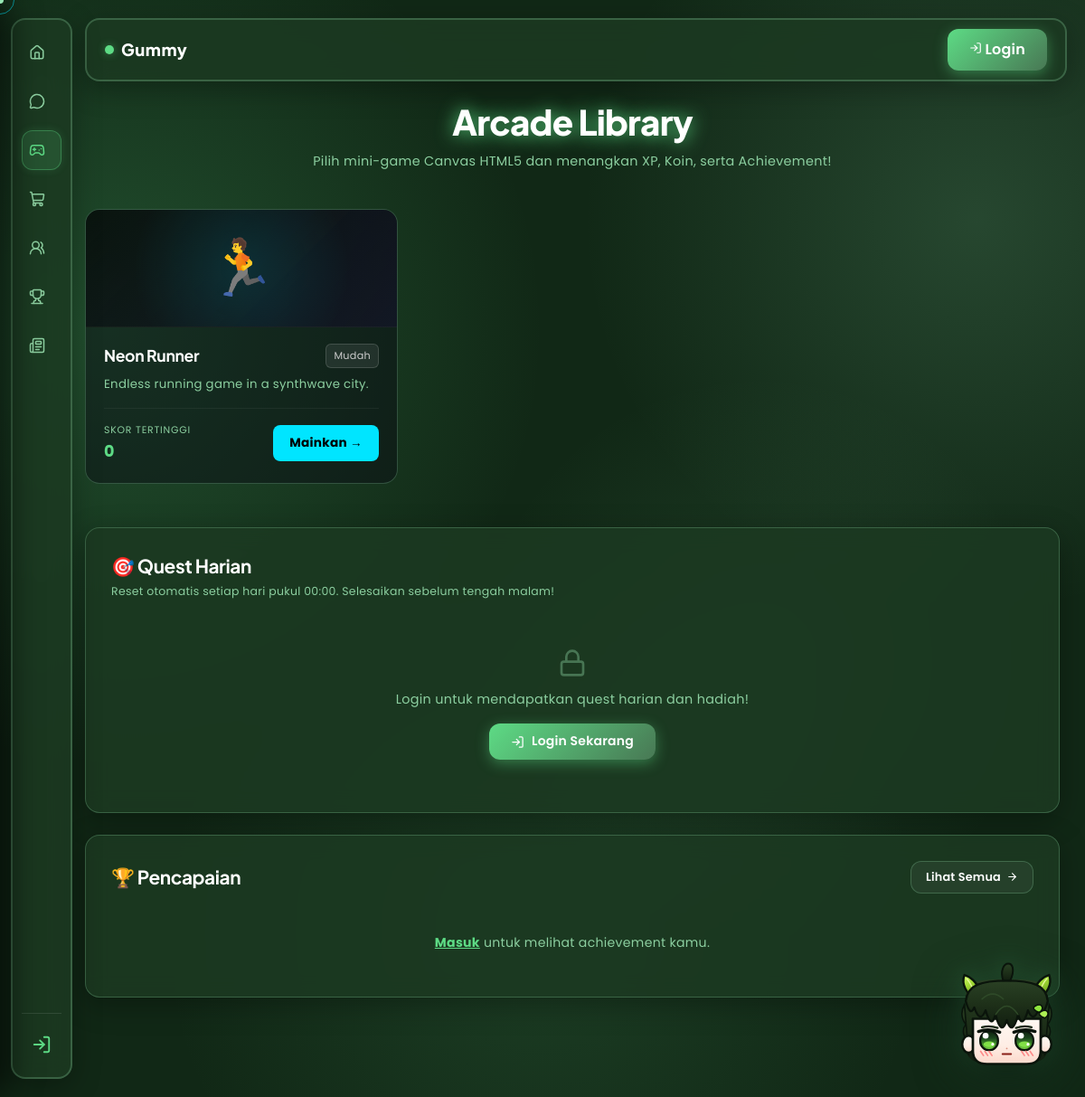
The app's page /?page=games with its own data.
### tables this page shows
CREATE TABLE IF NOT EXISTS games (
    id INT AUTO_INCREMENT PRIMARY KEY,
    name VARCHAR(100) NOT NULL,
    slug VARCHAR(100) NOT NULL UNIQUE,
    description TEXT
);

### pages/games.php (the view, shortened to what this page needs)
<?php
global $pdo;
$user_id = $_SESSION['user_id'] ?? null;
require_once __DIR__ . '/../includes/header.php';
try {
    $games = $pdo->query("SELECT * FROM games ORDER BY id ASC")->fetchAll();
} catch (Exception $e) { $games = []; }
$highScores = [];
$quests = [];
$achievements = [];
$gameMeta = [
    'neon-runner'  => ['difficulty'=>'Mudah',  'color'=>'#00e5ff','icon'=>'🏃'],
    'aim-trainer'  => ['difficulty'=>'Sedang', 'color'=>'#ffeb3b','icon'=>'🎯'],
    'whack-a-slime'=> ['difficulty'=>'Mudah',  'color'=>'#00ff88','icon'=>'🔨'],
    'pixel-jumper' => ['difficulty'=>'Sedang', 'color'=>'#ff007f','icon'=>'🚀'],
    'gravity-flip' => ['difficulty'=>'Sulit',  'color'=>'#a020f0','icon'=>'🔄'],
    'escape-maze'  => ['difficulty'=>'Sedang', 'color'=>'#ff5722','icon'=>'🧩'],
];
?>
<div style="max-width:1200px; margin:0 auto; padding:0 0 60px;">
    <div style="text-align:center; margin-bottom:40px;">
        <h1 style="font-size:2.4rem; font-weight:800; color:#fff; margin-bottom:6px; text-shadow:0 0 20px var(--primary);">Arcade Library</h1>
        <p style="color:var(--text-muted); font-size:0.9rem; margin:0;">Pilih mini-game Canvas HTML5 dan menangkan XP, Koin, serta Achievement!</p>
    </div>
    <div style="display:grid; grid-template-columns:repeat(auto-fill,minmax(260px,1fr)); gap:20px; margin-bottom:48px;">
        <?php foreach ($games as $game):
            $meta = $gameMeta[$game['slug']] ?? ['difficulty'=>'Sedang','color'=>'#fff','icon'=>'🎮'];
            $hs   = $highScores[$game['slug']] ?? 0;
        ?>
        <div style="border-radius:16px; border:1px solid var(--glass-border); background:rgba(10,10,20,0.45); overflow:hidden; display:flex; flex-direction:column; transition:transform 0.25s,box-shadow 0.25s; --game-c:<?= $meta['color'] ?>;"
             onmouseenter="this.style.transform='translateY(-6px)'; this.style.boxShadow='0 12px 28px rgba(0,0,0,0.45),0 0 18px var(--game-c)'; this.style.borderColor='var(--game-c)'"
             onmouseleave="this.style.transform='none'; this.style.boxShadow=''; this.style.borderColor='var(--glass-border)'">
            <div style="height:130px; display:flex; align-items:center; justify-content:center; position:relative; background:linear-gradient(135deg,rgba(0,0,0,0.5),rgba(20,20,40,0.7)); border-bottom:1px solid rgba(255,255,255,0.05);">
                <span style="font-size:3.8rem; z-index:2; transition:transform 0.3s ease;"><?= $meta['icon'] ?></span>
                <div style="position:absolute; inset:0; background:radial-gradient(circle at center,<?= $meta['color'] ?> 0%,transparent 65%); opacity:0.12;"></div>
            </div>
            <div style="padding:18px 20px 20px; flex-grow:1; display:flex; flex-direction:column;">
                <div style="display:flex; justify-content:space-between; align-items:center; margin-bottom:8px;">
                    <h3 style="margin:0; color:#fff; font-size:1.1rem; font-weight:700;"><?= htmlspecialchars($game['name']) ?></h3>
                    <span style="background:rgba(255,255,255,0.08); border:1px solid rgba(255,255,255,0.14); color:#ccc; border-radius:6px; padding:3px 8px; font-size:0.7rem; white-space:nowrap;"><?= $meta['difficulty'] ?></span>
                </div>
                <p style="color:var(--text-muted); font-size:0.83rem; line-height:1.55; flex-grow:1; margin-bottom:16px;"><?= htmlspecialchars($game['description'] ?? 'Mainkan game seru ini!') ?></p>
                <div style="display:flex; justify-content:space-between; align-items:center; padding-top:14px; border-top:1px solid rgba(255,255,255,0.05);">
                    <div>
                        <p style="margin:0; font-size:0.68rem; color:var(--text-muted); text-transform:uppercase; letter-spacing:0.8px;">Skor Tertinggi</p>
                        <strong style="color:var(--primary); font-size:1.1rem;"><?= number_format($hs) ?></strong>
                    </div>
                    <a href="?page=play&game=<?= $game['slug'] ?>" style="background:<?= $meta['color'] ?>; color:#000; text-decoration:none; border-radius:8px; padding:9px 18px; font-weight:700; font-size:0.85rem; transition:opacity 0.2s;">
                        Mainkan →
                    </a>
                </div>
            </div>
        </div>
        <?php endforeach; ?>
    </div>
    <div class="glass-panel" style="padding:28px; margin-bottom:24px; border:1px solid var(--glass-border);">
        <div style="display:flex; justify-content:space-between; align-items:center; margin-bottom:22px; flex-wrap:wrap; gap:10px;">
            <div>
                <h2 style="margin:0; font-size:1.3rem; color:#fff;">🎯 Quest Harian</h2>
                <p style="margin:4px 0 0; font-size:0.78rem; color:var(--text-muted);">Reset otomatis setiap hari pukul 00:00. Selesaikan sebelum tengah malam!</p>
            </div>
        </div>
        <?php if (!$user_id): ?>
            <div style="text-align:center; padding:30px 0; color:var(--text-muted);">
                <i data-lucide="lock" style="width:32px;height:32px; opacity:0.4; display:block; margin:0 auto 12px;"></i>
                <p style="margin:0 0 14px; font-size:0.9rem;">Login untuk mendapatkan quest harian dan hadiah!</p>
                <a href="?page=login" class="btn-primary" style="padding:10px 24px; font-size:0.875rem; display:inline-flex; align-items:center; gap:8px;">
                    <i data-lucide="log-in" style="width:15px;height:15px;"></i> Login Sekarang
                </a>
            </div>
        <?php elseif (empty($quests)): ?>
            <p style="color:var(--text-muted); text-align:center; padding:20px 0; margin:0;">Tidak ada quest aktif hari ini.</p>
        <?php endif; ?>
    </div>
    <div class="glass-panel" style="padding:28px; border:1px solid var(--glass-border);">
        <div style="display:flex; justify-content:space-between; align-items:center; margin-bottom:22px; flex-wrap:wrap; gap:10px;">
            <h2 style="margin:0; font-size:1.3rem; color:#fff;">🏆 Pencapaian</h2>
            <a href="?page=achievements" class="btn-secondary" style="padding:8px 16px; font-size:0.8rem; display:inline-flex; align-items:center; gap:6px;">
                Lihat Semua <i data-lucide="arrow-right" style="width:13px;height:13px;"></i>
            </a>
        </div>
        <?php if (!$user_id): ?>
            <p style="color:var(--text-muted); text-align:center; padding:20px 0; margin:0; font-size:0.88rem;">
                <a href="?page=login" style="color:var(--primary); font-weight:700;">Masuk</a> untuk melihat achievement kamu.
            </p>
        <?php elseif (empty($achievements)): ?>
            <p style="color:var(--text-muted); text-align:center; padding:20px 0; margin:0;">Belum ada achievement.</p>
        <?php endif; ?>
    </div>
</div>
<?php require_once __DIR__ . '/../includes/footer.php'; ?>

### assets/css/style.css (style rules this page uses)
:root { --bg-dark: #112816; --bg-panel: rgba(28, 58, 34, 0.88); --glass-border: rgba(140, 210, 160, 0.28); --primary: #5ddb85; --primary-glow: rgba(93, 219, 133, 0.42); --secondary: #96e8b4; --accent: #c8f5d8; --text-main: #edf9ef; --text-muted: #8ccfa0; --font-heading: 'Plus Jakarta Sans', sans-serif; --font-body: 'Poppins', sans-serif; }
* { margin: 0; padding: 0; box-sizing: border-box; }
body { background-color: var(--bg-dark); color: var(--text-main); font-family: var(--font-body); overflow-x: hidden; line-height: 1.65; letter-spacing: 0.3px; background-image: radial-gradient(circle at 10% 30%, rgba(93, 219, 133, 0.22), transparent 35%), radial-gradient(circle at 90% 20%, rgba(150, 232, 180, 0.16), transparent 30%), radial-gradient(circle at 50% 85%, rgba(80, 160, 100, 0.18), transparent 35%), radial-gradient(circle at 70% 60%, rgba(120, 200, 140, 0.12), transparent 28%); background-attachment: fixed; cursor: default; }
p { margin-bottom: 1rem; line-height: 1.75; }
h1, h2, h3, h4, h5, h6 { margin-bottom: 1rem; font-family: var(--font-heading); font-weight: 700; line-height: 1.3; }
.glass-panel, .glass-card { padding: 28px; }
h1, h2, h3, h4, h5, h6 { font-family: var(--font-heading); font-weight: 700; letter-spacing: -0.02em; }
.glass-panel, .glass-card { background: var(--bg-panel); backdrop-filter: blur(12px); -webkit-backdrop-filter: blur(12px); border: 2px solid var(--glass-border); border-radius: 16px; box-shadow: 0 8px 32px 0 rgba(0, 0, 0, 0.3); }
.btn-primary, .btn-secondary { padding: 12px 24px; border-radius: 12px; border: none; font-family: var(--font-body); font-weight: 600; text-decoration: none; display: inline-block; cursor: pointer; transition: transform 0.2s, box-shadow 0.2s; letter-spacing: 0.2px; line-height: 1.4; }
.btn-primary { background: linear-gradient(135deg, var(--primary), #487854); color: white; box-shadow: 0 4px 15px var(--primary-glow); }
.btn-secondary { background: rgba(255,255,255,0.05); color: white; border: 1px solid var(--glass-border); }
.glass-panel > *:not(:last-child), .glass-card > *:not(:last-child) { margin-bottom: 0; }

### records on screen
games: slug "🏃", name "Neon Runner", slug "Mudah", description "Endless running game in a synthwave city.", slug "0"
